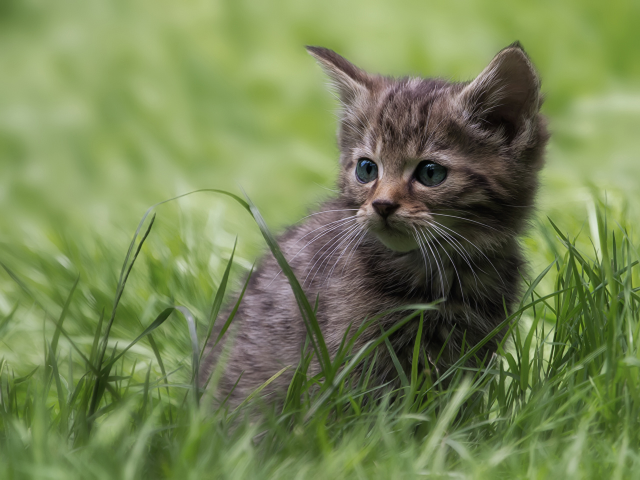
#> input picture kitten.jpg, 1280 x 959 px (shown at 1/2 size)
$ jupyter execute image_basics_opencv.ipynb   (shell and % lines are left out)
#> lines starting #> are read from the running program, lines starting #| are printed output that depends on the picture; after the words box and inside, x2 and y2 are one past the last pixel; in counts of white or black regions, pixels touching at a corner belong together
## Image Basics with OpenCV

[cell 1]
import numpy as np
import matplotlib.pyplot as plt

[cell 2]
import cv2

### OpenCV helps in reading the picture directly into an array

[cell 3]
img = cv2.imread('kitten.jpg')
#> img is the input picture: shape (959, 1280, 3); mean B, G, R 83.8, 131.8, 116.9

[cell 4]
type(img)

#### We need to be really very cautious working with OpenCV because even if we specify a wrong path of the image it doesn't throw an error, rather it saves the data as a NoneType

[cell 5]
img = cv2.imread('wong/data/path/agfusegfsdf.jpg')

[cell 6]
type(img)

[cell 7]
img = cv2.imread('kitten.jpg')

[cell 8]
type(img)

[cell 9]
img

[cell 10]
img.shape
#> Out = (959, 1280, 3)

[cell 11]
plt.imshow(img)

#### Color channel difference between Matplotlib and OpenCV

There is a difference in how the color channels are arranged in OpenCV and Matplotlib.<br />
**Matplotlib** actually arranges the channels in the standard format, that is **RGB** format, whereas the **OpenCV** arranges them in the **BGR** format

However, we can change the arrangement in OpenCV with the method cv2.cvtColor(img, cv2.COLOR_BGR2RGB)

[cell 12]
fix_img = cv2.cvtColor(img, cv2.COLOR_BGR2RGB)

[cell 13]
plt.imshow(fix_img)

#### Colors can also be changed to Grayscale or any other arrangement right when the image is being read by OpenCV

[cell 14]
img_gray = cv2.imread('kitten.jpg', cv2.IMREAD_GRAYSCALE)
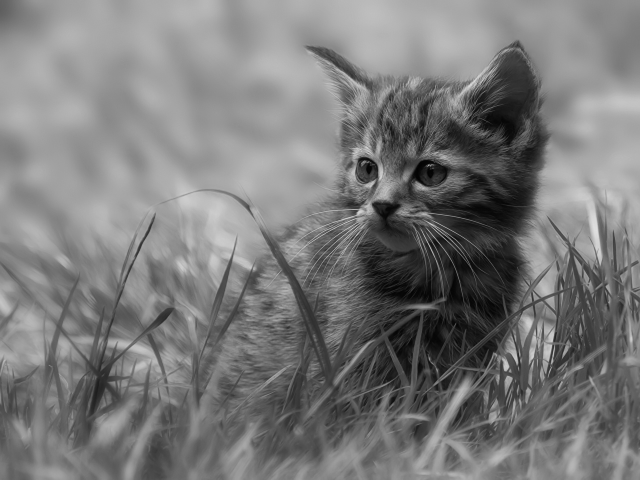
#> img_gray: shape (959, 1280) (shown at 1/2 size); min 0, max 231, mean 121.8

[cell 15]
img_gray.shape
#> Out = (959, 1280)

[cell 16]
img_gray.max()
#> Out = 231

#### Even if we read the image in GRAYSCALE, if we plot it using matplotlib, it will show us some weird colors because it still thinks in the RGB format. We can avoid it using the 'cmap' argument.

[cell 17]
plt.imshow(img_gray, cmap = 'gray')

[cell 18]
plt.imshow(img_gray, cmap = 'magma')

[cell 19]
plt.imshow(fix_img)

[cell 20]
fix_img.shape
#> Out = (959, 1280, 3)

#### Resizing the images using OpenCV

[cell 21]
new_img = cv2.resize(fix_img, (500, 500))
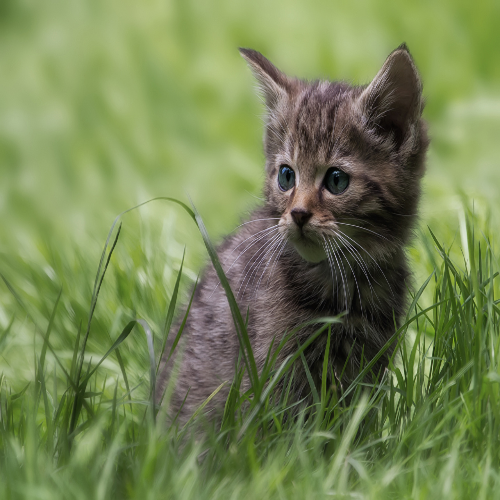
#> new_img: shape (500, 500, 3); mean R, G, B 116.7, 131.6, 83.7

[cell 22]
plt.imshow(new_img)

[cell 23]
w_ratio = 0.5
h_ratio = 0.5

[cell 24]
new_img = cv2.resize(fix_img, (0,0), fix_img, w_ratio, h_ratio)
#> new_img: shape (480, 640, 3)

[cell 25]
plt.imshow(new_img)

[cell 26]
new_img.shape
#> Out = (480, 640, 3)

#### Flipping images using OpenCV

[cell 27]
new_img = cv2.flip(fix_img, 0)
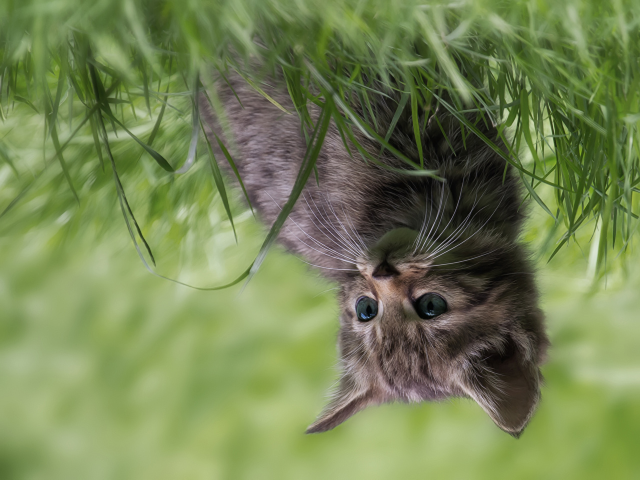
#> new_img: shape (959, 1280, 3) (shown at 1/2 size); mean R, G, B 116.9, 131.8, 83.8
plt.imshow(new_img)

[cell 28]
new_img = cv2.flip(fix_img, 1)
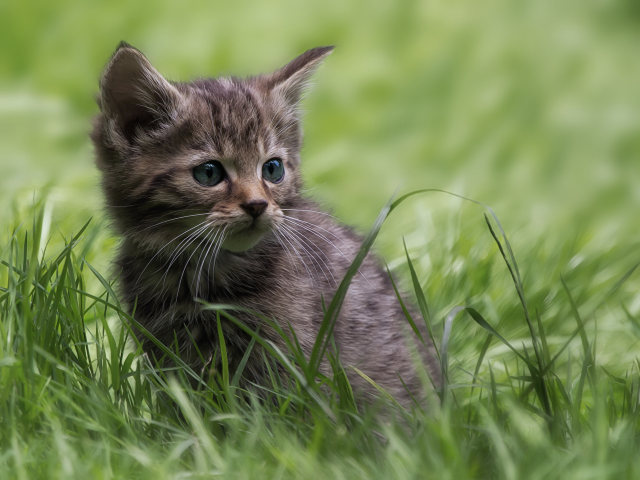
#> new_img: shape (959, 1280, 3) (shown at 1/2 size); mean R, G, B 116.9, 131.8, 83.8
plt.imshow(new_img)

[cell 29]
new_img = cv2.flip(fix_img, -1)
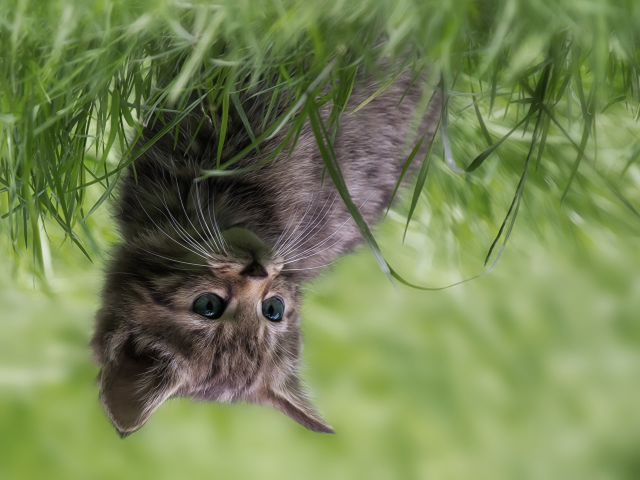
#> new_img: shape (959, 1280, 3) (shown at 1/2 size); mean R, G, B 116.9, 131.8, 83.8
plt.imshow(new_img)

[cell 30]
type(fix_img)

#### Saving the image using OpenCV

[cell 31]
cv2.imwrite('new_pic.jpg', fix_img)
#> Out = True

### Drawing on Images

Let us create a blank black image to try drawing shapes.

[cell 32]
blank_img = np.zeros(shape = (512, 512, 3), dtype = np.int16)

[cell 33]
blank_img.shape

[cell 34]
plt.imshow(blank_img)

#### Drawing a Rectangle

[cell 35]
cv2.rectangle(blank_img, pt1 = (384, 0), pt2 = (510, 150), color = (0, 255, 0), thickness = 10)

[cell 36]
plt.imshow(blank_img)

#### Drawing a square

[cell 37]
cv2.rectangle(blank_img, pt1 = (200, 200), pt2 = (300, 300), color = (0, 0, 255), thickness = 10)
#> blank_img: shape (512, 512, 3) int16; mean of channels 0, 1, 2 0, 4.6, 4.2

[cell 38]
plt.imshow(blank_img)

#### Drawing a circle

[cell 39]
cv2.circle(blank_img, center = (100, 100), radius = 50, color = (255, 0 ,0), thickness = 8)
#> blank_img: shape (512, 512, 3) int16; mean of channels 0, 1, 2 2.7, 4.6, 4.2
plt.imshow(blank_img)

[cell 40]
cv2.circle(blank_img, center = (400, 400), radius = 50, color = (255, 0 ,0), thickness = -1)
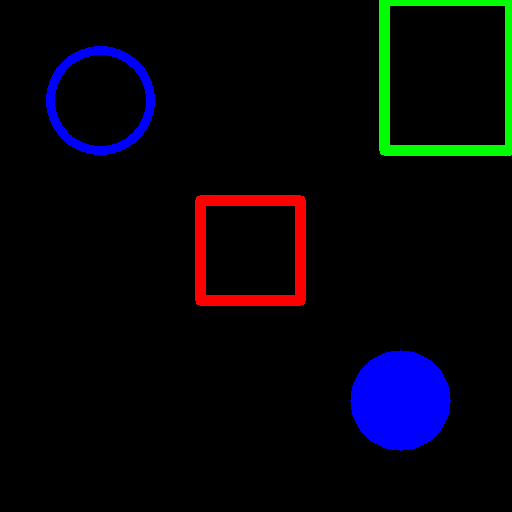
#> blank_img: shape (512, 512, 3) int16; mean of channels 0, 1, 2 10.4, 4.6, 4.2; drawn as B, G, R
plt.imshow(blank_img)

#### Drawing a line

[cell 41]
cv2.line(blank_img, pt1 = (0,0), pt2 = (512,512), color = (102, 255, 255), thickness = 5)
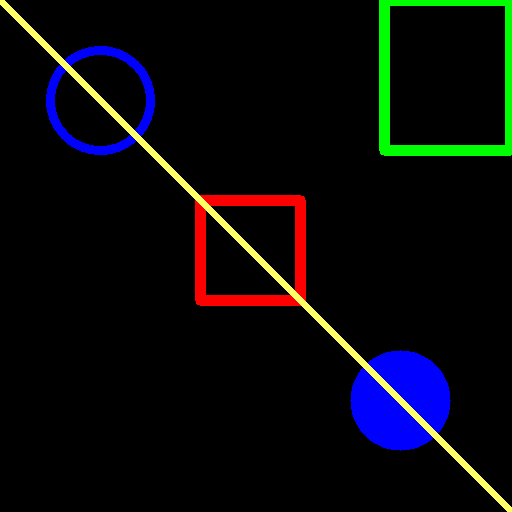
#> blank_img: shape (512, 512, 3) int16; 1.75% of pixels changed, all inside (x1, y1, x2, y2) = (0, 0, 512, 512); drawn as B, G, R
plt.imshow(blank_img)

#### Writing a Text

[cell 42]
font = cv2.FONT_HERSHEY_SIMPLEX
cv2.putText(blank_img, text = 'Hello', org = (10, 500), fontFace = font, fontScale = 4, color = (255, 255, 255), thickness = 3, lineType = cv2.LINE_AA)
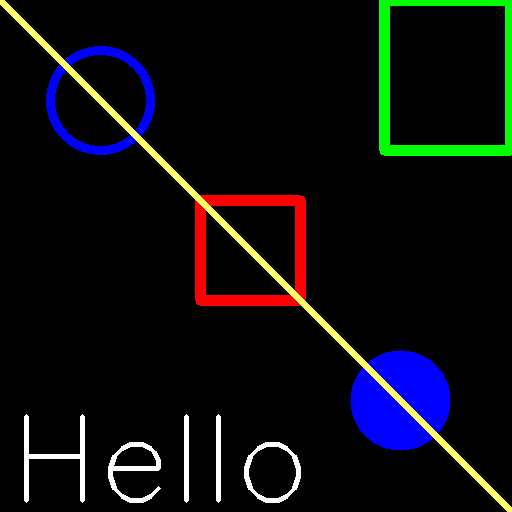
#> blank_img: shape (512, 512, 3) int16; 1.42% of pixels changed, all inside (x1, y1, x2, y2) = (24, 414, 301, 503); drawn as B, G, R
plt.imshow(blank_img)

#### Drawing a Polygon

[cell 43]
vertices = np.array([[100, 300], [170, 340], [300, 200], [400, 400]], dtype = np.int32)

[cell 44]
vertices

[cell 45]
vertices.shape

[cell 46]
pts = vertices.reshape((-1, 1, 2))

[cell 47]
pts

[cell 48]
pts.shape

[cell 49]
cv2.polylines(blank_img, [pts], isClosed = True, color = (255, 0, 0), thickness = 5)
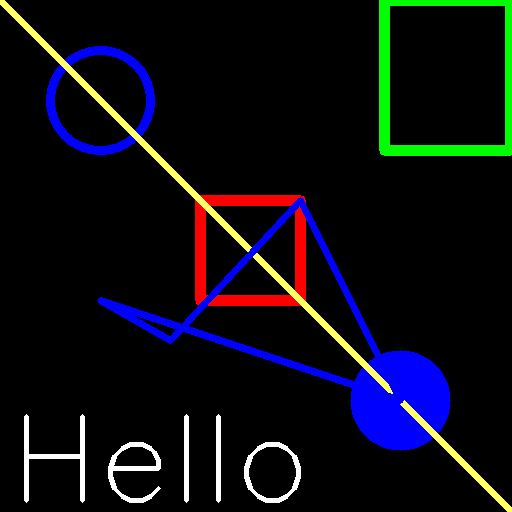
#> blank_img: shape (512, 512, 3) int16; 1.86% of pixels changed, all inside (x1, y1, x2, y2) = (97, 197, 404, 404); drawn as B, G, R
plt.imshow(blank_img)
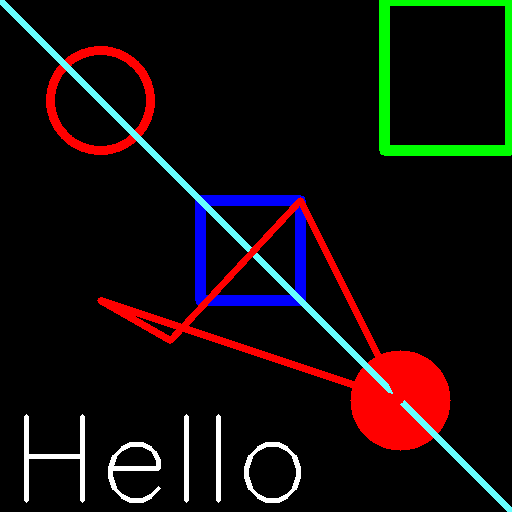
#> shown: shape (512, 512, 3); mean R, G, B 19.7, 12.6, 11.8
